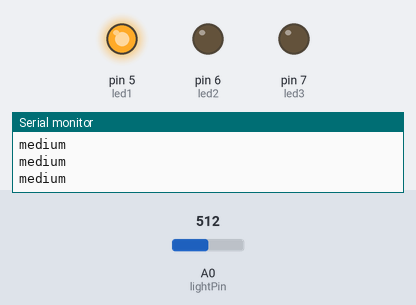
Simulated run of this sketch. Board: Arduino Uno, built with avr-gcc and run on an emulated ATmega328P. Shown: output pins drawn as LEDs (lit = HIGH), the last lines printed to the serial monitor. The test bench sets the inputs (shaded band); at power-on: A0 (lightPin) = 512.

Above: at 1.2 s.
1.3 s: A0 (lightPin) set to 586
2.8 s: A0 (lightPin) set to 610
At 3.2 s:
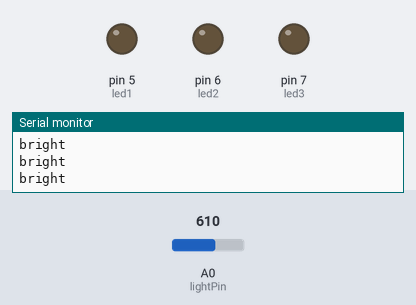
4.3 s: A0 (lightPin) set to 306
At 5.4 s:
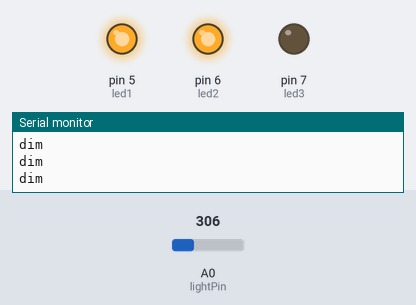
5.8 s: A0 (lightPin) set to 208
8.8 s: A0 (lightPin) set to 184
At 10.1 s:
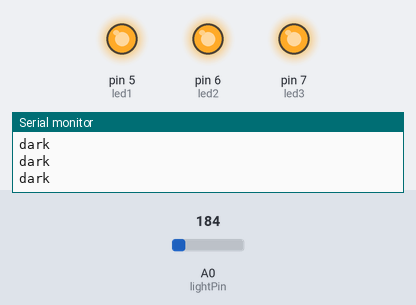
Timing chart, 0 to 11.3 s (numbered marks = the images above; inputs shaded):
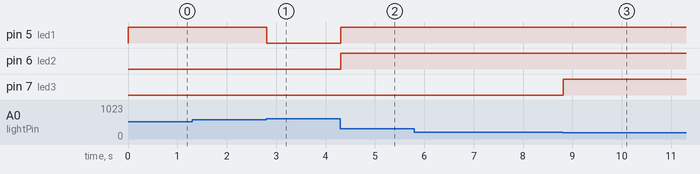

Measured:
- the behaviour switches between 599 and 600 on A0 (lightPin) (found by bisection; images 0 and 1)
- the behaviour switches between 200 and 199 on A0 (lightPin) (found by bisection; images 2 and 3)
- after the input at 2.8 s, pin 5 (led1): HIGH → LOW at once
- after the input at 4.3 s, pin 5 (led1), pin 6 (led2): LOW → HIGH at once
- after the input at 8.8 s, pin 7 (led3): LOW → HIGH at once

The sketch:

0510_lightSensorLedCases.ino
```cpp
byte lightPin = A0;
int sensorMin = 0;
int sensorMax = 600;

int led1 = 5;
int led2 = 6;
int led3 = 7;

void setup() {
  pinMode(led1, OUTPUT);
  pinMode(led2, OUTPUT);
  pinMode(led3, OUTPUT);

  Serial.begin(9600);
}

void loop() {
  int sensorReading = analogRead(lightPin);
  int range = map(sensorReading, sensorMin, sensorMax, 0, 3);

  switch (range) {
    case 0:
      Serial.println("dark");
      digitalWrite(led1, HIGH);
      digitalWrite(led2, HIGH);
      digitalWrite(led3, HIGH);
      break;
    case 1:
      Serial.println("dim");
      digitalWrite(led1, HIGH);
      digitalWrite(led2, HIGH);
      digitalWrite(led3, LOW);
      break;
    case 2:
      Serial.println("medium");
      digitalWrite(led1, HIGH);
      digitalWrite(led2, LOW);
      digitalWrite(led3, LOW);
      break;
    case 3:
      Serial.println("bright");
      digitalWrite(led1, LOW);
      digitalWrite(led2, LOW);
      digitalWrite(led3, LOW);
      break;
  }
}
```
